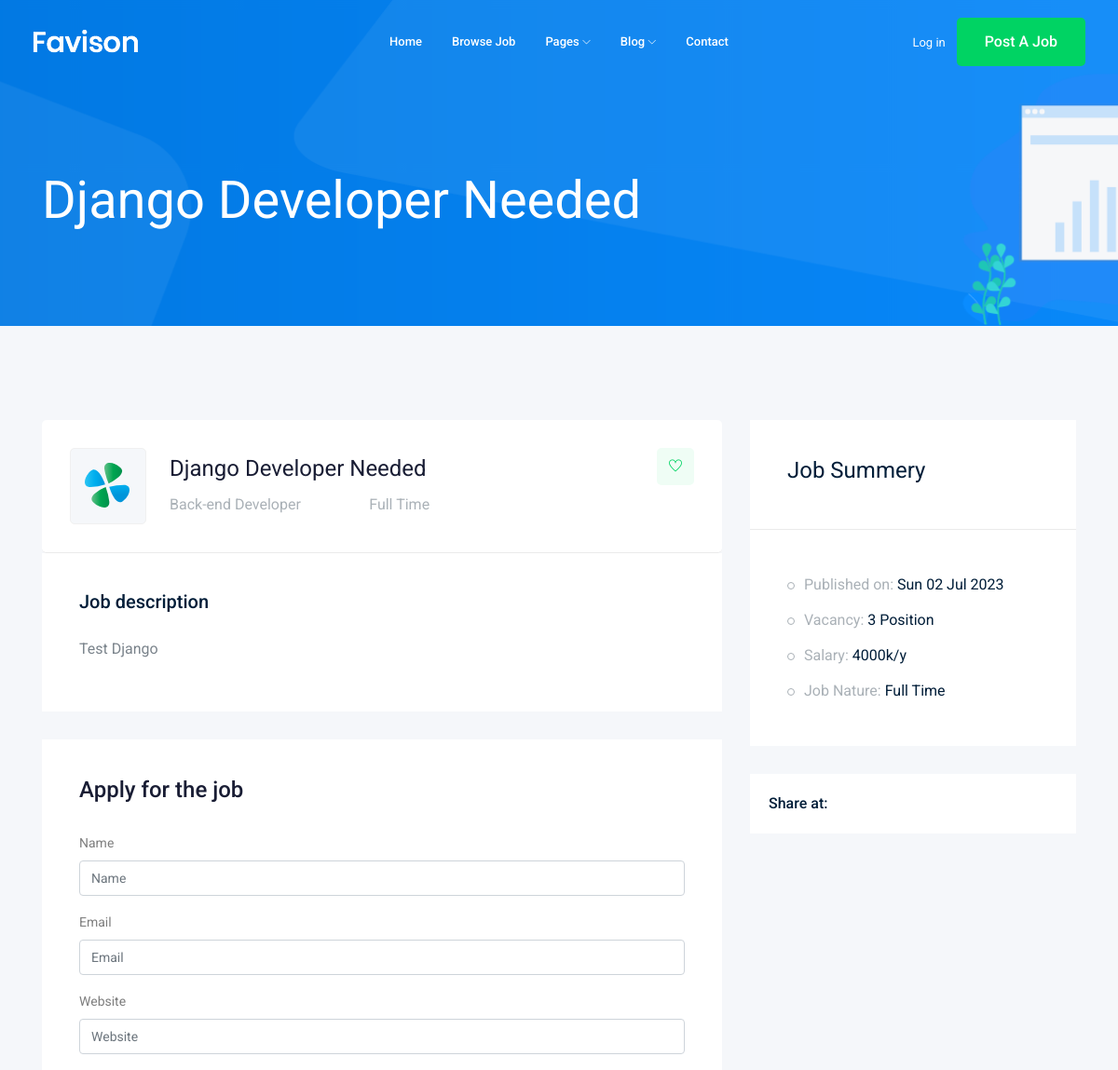
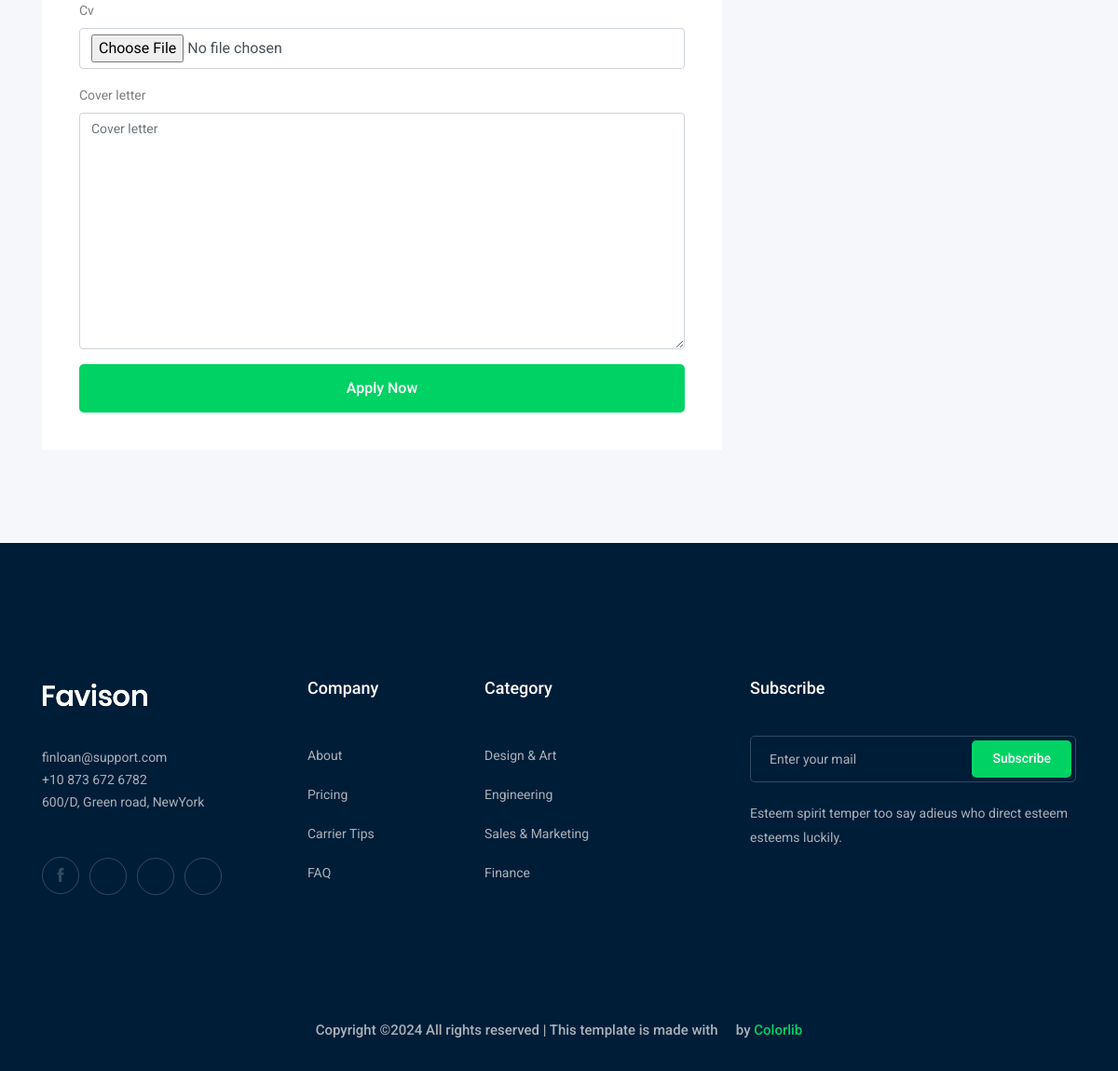
/jobs/django-developer-needed, run on the app's committed database (2 pictures, top to bottom).
### job/models.py (models this page shows, shortened)
class Job(models.Model):
    owner = models.ForeignKey(User ,on_delete=models.CASCADE)
    title = models.CharField( max_length=100)
    job_type = models.CharField( max_length=50,choices=JOB_TYPE)
    description = models.TextField(max_length=500)
    experience = models.IntegerField(default=1)
    published_at = models.DateField(auto_now=True)
    vacancy = models.IntegerField(default=1)
    salary = models.IntegerField(default=1)
    category = models.ForeignKey("Category", on_delete=models.CASCADE)
    image = models.ImageField(upload_to=upload_image)
    slug = models.SlugField(blank=True,null=True)
    def __str__(self):
        return self.title

class Category(models.Model):
    name = models.CharField( max_length=100)
    def __str__(self) -> str:
        return self.name

### job/views.py (the view)
# urls.py: path('<str:slug>',views.job_details,name='job_detail'),
def job_details(request,slug):
    job_detail = Job.objects.get(slug=slug)
    if request.method=='POST':
        form = ApplyForm(request.POST,request.FILES)
        if form.is_valid():
            myform = form.save(commit=False)
            myform.job = job_detail
            myform.save()
            return redirect(reverse('jobs:jobs'))
    else:
        form = ApplyForm()
    context = {'job':job_detail,'form':form}
    return render(request,'job_details.html',context)

### job/form.py
class ApplyForm(forms.ModelForm):
    class Meta:
        model = Apply
        fields = '__all__'
        exclude = ('job',)

### job/templates/job_details.html (shortened to what this page needs)
{% extends 'base.html' %}
{% load django_bootstrap5 %}
{% block content %}
    <div class="bradcam_area bradcam_bg_1">
        <div class="container">
            <div class="row">
                <div class="col-xl-12">
                    <div class="bradcam_text">
                        <h3>{{job.title}}</h3>
                    </div>
                </div>
            </div>
        </div>
    </div>
    <div class="job_details_area">
        <div class="container">
            <div class="row">
                <div class="col-lg-8">
                    <div class="job_details_header">
                        <div class="single_jobs white-bg d-flex justify-content-between">
                            <div class="jobs_left d-flex align-items-center">
                                <div class="thumb">
                                    <img src="img/svg_icon/1.svg" alt="">
                                </div>
                                <div class="jobs_conetent">
                                    <a href="#"><h4>{{job}}</h4></a>
                                    <div class="links_locat d-flex align-items-center">
                                        <div class="location">
                                            <p> {{job.category}}</p>
                                        </div>
                                        <div class="location">
                                            <p> <i class="fa fa-clock-o"></i> {{job.job_type}}</p>
                                        </div>
                                    </div>
                                </div>
                            </div>
                            <div class="jobs_right">
                                <div class="apply_now">
                                    <a class="heart_mark" href="#"> <i class="ti-heart"></i> </a>
                                </div>
                            </div>
                        </div>
                    </div>
                    <div class="descript_wrap white-bg">
                        <div class="single_wrap">
                            <h4>Job description</h4>
                            <p>{{job.description}}</p>
                        </div>
                    </div>
                    <div class="apply_job_form white-bg">
                        <h4>Apply for the job</h4>
                        <form method="POST" enctype = "multipart/form-data">
                            {% bootstrap_form form %}
                                <button class="boxed-btn3 w-100" type="submit">Apply Now</button>
                        </form>
                    </div>
                </div>
                <div class="col-lg-4">
                    <div class="job_sumary">
                        <div class="summery_header">
                            <h3>Job Summery</h3>
                        </div>
                        <div class="job_content">
                            <ul>
                                <li>Published on: <span>{{ job.published_at|date:"D d M o" }}</span></li>
                                <li>Vacancy: <span>{{job.vacancy}} Position</span></li>
                                <li>Salary: <span>{{job.salary}}k/y</span></li>
                                <li>Job Nature: <span> {{job.job_type}}</span></li>
                            </ul>
                        </div>
                    </div>
                    <div class="share_wrap d-flex">
                        <span>Share at:</span>
                        <ul>
                            <li><a href="#"> <i class="fa fa-facebook"></i></a> </li>
                            <li><a href="#"> <i class="fa fa-google-plus"></i></a> </li>
                            <li><a href="#"> <i class="fa fa-twitter"></i></a> </li>
                            <li><a href="#"> <i class="fa fa-envelope"></i></a> </li>
                        </ul>
                    </div>
                    <div class="job_location_wrap">
                        <div class="job_lok_inner">
                            <div id="map" style="height: 200px;"></div>
                          </div>
                    </div>
                </div>
            </div>
        </div>
    </div>
{% endblock content %}

### data on the page
Job: title "Django Developer Needed", category "Back-end Developer", job_type "Full Time", description "Test Django", published_at "Sun 02 Jul 2023", vacancy "3", salary "4000"
